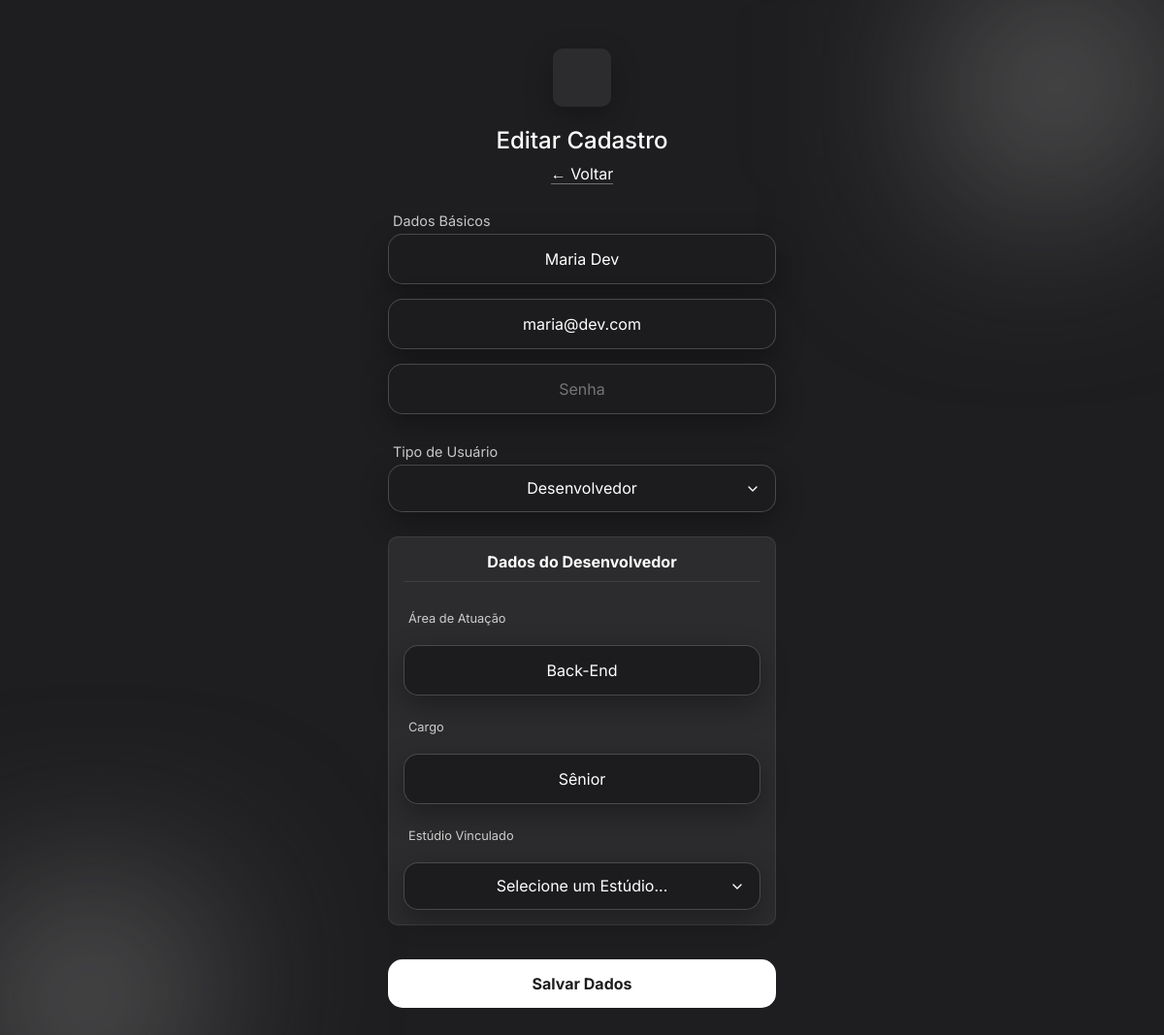
The page /form_usuario.php?id=2 on the database its author committed.
### tables this page shows
CREATE TABLE IF NOT EXISTS `Desenvolvedor` (
  `Usuario_Id_Usuario` INT NOT NULL,
  `Area` VARCHAR(40) NOT NULL,
  `Cargo` VARCHAR(50) NULL,
  `Estudio_Id_Estudio` INT NULL,
  PRIMARY KEY (`Usuario_Id_Usuario`),
  INDEX `fk_Desenvolvedor_Estudio1_idx` (`Estudio_Id_Estudio` ASC),
  CONSTRAINT `fk_Desenvolvedor_Usuario1`
    FOREIGN KEY (`Usuario_Id_Usuario`)
    REFERENCES `Usuario` (`Id_Usuario`)
    ON DELETE CASCADE ON UPDATE CASCADE,
  CONSTRAINT `fk_Desenvolvedor_Estudio1`
    FOREIGN KEY (`Estudio_Id_Estudio`)
    REFERENCES `Estudio` (`Id_Estudio`)
    ON DELETE SET NULL ON UPDATE NO ACTION
);

CREATE TABLE IF NOT EXISTS `Usuario` (
  `Id_Usuario` INT NOT NULL AUTO_INCREMENT,
  `nome` VARCHAR(32) NOT NULL,
  `email` VARCHAR(100) NOT NULL,
  `senha` VARCHAR(50) NOT NULL,
  PRIMARY KEY (`Id_Usuario`),
  UNIQUE INDEX `nome_UNIQUE` (`nome` ASC),
  UNIQUE INDEX `email_UNIQUE` (`email` ASC)
);

### form_usuario.php (the view, shortened to what this page needs)
<!DOCTYPE html>
<html lang="pt-br">
<head>
    <link rel="stylesheet" href="style.css">
</head>
<body>
    <?php
    include("config.php");
    $id = ""; $nome = ""; $email = "";
    $tipo = "Cliente";
    $pais = ""; $area = ""; $cargo = ""; $id_estudio_selecionado = "";
    if (isset($_GET['id'])) {
        $id = $_GET['id'];
        $sqlCli = "SELECT * FROM Usuario u INNER JOIN Cliente c ON u.Id_Usuario = c.Usuario_Id_Usuario WHERE u.Id_Usuario = $id";
        $resCli = mysqli_query($con, $sqlCli);
        $sqlDev = "SELECT * FROM Usuario u INNER JOIN Desenvolvedor d ON u.Id_Usuario = d.Usuario_Id_Usuario WHERE u.Id_Usuario = $id";
        $resDev = mysqli_query($con, $sqlDev);
        if (mysqli_num_rows($resCli) > 0) {
            $row = mysqli_fetch_assoc($resCli);
            $tipo = "Cliente";
            $pais = $row['Pais_Origem'];
        } elseif (mysqli_num_rows($resDev) > 0) {
            $row = mysqli_fetch_assoc($resDev);
            $tipo = "Desenvolvedor";
            $area = $row['Area'];
            $cargo = $row['Cargo'];
        }
        if(isset($row)) {
            $nome = $row['nome'];
            $email = $row['email'];
        }
    }
    ?>
    <header>
        <div class="logo"><img src="https://cdn-icons-png.flaticon.com/512/1077/1077114.png" alt=""></div>
        <h1><?php echo ($id == "") ? "Novo Cadastro" : "Editar Cadastro"; ?></h1>
        <p><a href="index.php" class="text-white">← Voltar</a></p>
    </header>
    <form action="salvar.php" method="POST">
        <label style="color:#ccc;">Dados Básicos</label>
        <input type="text" name="nome" placeholder="Nome Completo" required value="<?php echo $nome; ?>">
        <input type="email" name="email" placeholder="E-mail" required value="<?php echo $email; ?>">
        <input type="password" name="senha" placeholder="Senha" <?php echo ($id == "") ? "required" : ""; ?>>
        <label style="color:#ccc; margin-top:15px;">Tipo de Usuário</label>
        <select name="tipo" id="selectTipo" onchange="mudarFormulario()">
            <option value="Desenvolvedor" <?php echo ($tipo == 'Desenvolvedor') ? 'selected' : ''; ?>>Desenvolvedor</option>
        </select>
        <div id="camposDev" class="grupo-especifico <?php echo ($tipo != 'Desenvolvedor') ? 'hidden' : ''; ?>">
            <h3>Dados do Desenvolvedor</h3>
            <label>Área de Atuação</label>
            <input type="text" name="area" placeholder="Ex: Frontend, Backend..." value="<?php echo $area; ?>">
            <label>Cargo</label>
            <input type="text" name="cargo" placeholder="Ex: Júnior, Senior..." value="<?php echo $cargo; ?>">
            <label>Estúdio Vinculado</label>
            <select name="id_estudio">
                <option value="">Selecione um Estúdio...</option>
            </select>
        </div>
        <button type="submit" style="margin-top:20px;">Salvar Dados</button>
    </form>
</body>
</html>

### style.css (style rules this page uses)
* { padding: 0; margin: 0; list-style: none; box-sizing: border-box; }
body { background-color: #1E1E20; color: #717171; font-family: 'Inter', sans-serif; margin: 0; text-align: center; min-height: 100vh; display: flex; flex-direction: column; align-items: center; position: relative; padding-top: 50px; padding-bottom: 50px; }
body::after, body::before { position: absolute; width: 200px; height: 200px; content: ''; background-color: #717171; top: 0; right: 0; border-radius: 10px 30px 600px 100px; filter: blur(100px); pointer-events: none; z-index: -1; }
body::after { top: unset; right: unset; bottom: 0; left: 0; border-radius: 100px 30px 600px 100px; }
.logo { width: 60px; height: 60px; margin: auto; background-color: #2C2C2E; display: flex; justify-content: center; align-items: center; border-radius: 10px; box-shadow: 0 10px 30px #0004; margin-bottom: 20px; }
h1 { font-weight: 500; color: #fff; font-size: x-large; margin-bottom: 10px; margin-top: 0; }
p { margin-bottom: 30px; }
.text-white { color: #fff; text-decoration: none; border-bottom: 1px solid #717171; }
form { display: flex; flex-direction: column; width: min(400px, 90vw); gap: 15px; margin-bottom: 50px; }
form input, form select { all: unset; width: 100%; padding: 15px; border-radius: 15px; background-color: #1C1C1E; box-shadow: 0 10px 30px #0005; border: 1px solid #71717188; color: #fff; transition: 0.3s; box-sizing: border-box; font-family: 'Inter', sans-serif; font-size: 1rem; }
form select { cursor: pointer; appearance: none; -webkit-appearance: none; -moz-appearance: none; background-repeat: no-repeat; background-position: right 15px center; background-size: 16px; }
form select option { background-color: #1C1C1E; color: #fff; }
form button { all: unset; padding: 15px; border-radius: 15px; background-color: #fff; color: #1C1C1E; font-weight: bold; cursor: pointer; transition: 0.3s; text-align: center; margin-top: 10px; }
label { font-size: 0.9rem; color: #ccc; text-align: left; margin-bottom: -10px; margin-left: 5px; display: block; }
.grupo-especifico { background-color: #2C2C2E; padding: 20px; border-radius: 15px; margin-top: 10px; border: 1px solid #71717144; display: flex; flex-direction: column; gap: 15px; animation: fadeIn 0.5s ease; }
.grupo-especifico h3 { color: #fff; font-size: 1rem; margin-bottom: 5px; border-bottom: 1px solid #71717144; padding-bottom: 10px; }

### form_usuario.php (style rules this page uses)
.grupo-especifico { background-color: #2C2C2E; padding: 15px; border-radius: 10px; margin-top: 10px; border: 1px solid #71717144; }
h3 { color: #fff; font-size: 1rem; margin-bottom: 10px; margin-top: 0; }
.grupo-especifico label { font-size: 0.8rem; display: block; margin-top: 10px; margin-bottom: 5px; }

### rows shown on the page
desenvolvedor: nome "Maria Dev", email "maria@dev.com", area "Back-End", cargo "Sênior"
